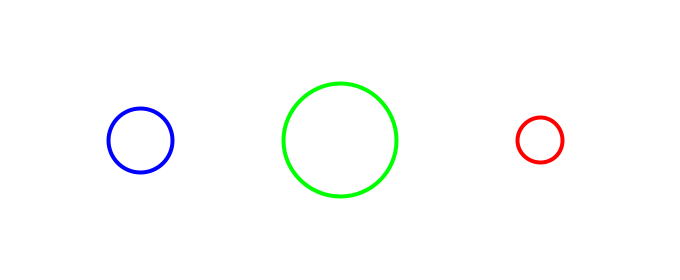
Frame 1 (no input)
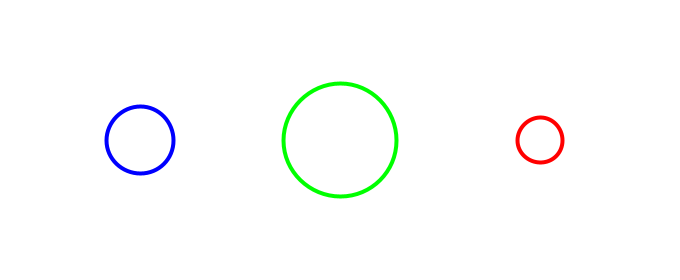
Frame 60 (the mouse pressed at the canvas centre just before this capture)
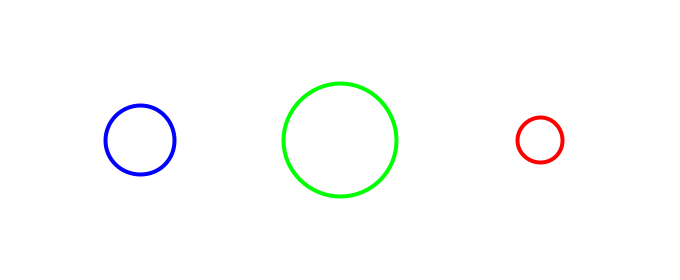
Frame 120 (the mouse held since frame 60 and released just before this capture)

The Processing sketch that drew these frames (run headless with seeded random() and noise(); from frame 60 on, the mouse is pressed at the canvas centre):

// Processing sketch: processing_181100
// ── processing_181100.pde

int h;   
int m;  
int s;
int ms;


void setup() {
  size(680, 280);
  smooth();
  noFill();
  strokeWeight(4);
  background(255);
}

void draw() {
  translate(40,40);
  background(255);
  updateTime();

  float seconds = map(s, 0, 60, 30, 200);
  float minutes = map(m, 0, 60, 30, 200);
  float hours   = map(h, 0, 23, 30, 200);

  stroke(0,0,255);
  //ellipse(100,100,200,200);
  //stroke(255);
  ellipse(100, 100, seconds, seconds);

  stroke(0,255,0);
  //ellipse(300,100,200,200);
  ellipse(300, 100, minutes, minutes);
  
  stroke(255,0,0);
  //ellipse(500,100,200,200);
  ellipse(500, 100, hours, hours);
}

void updateTime() {
  h = hour();   
  m = minute();  
  s = second();
}
